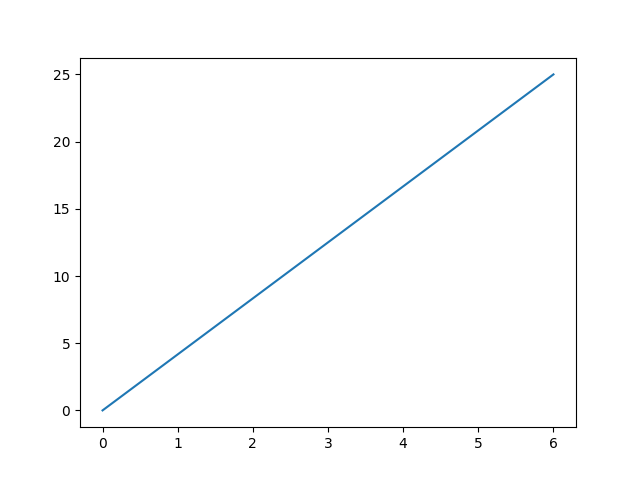

This figure's Python source:
import matplotlib.pyplot as plt
import numpy as np
x=np.array([0,6])
y=np.array([0,25])
plt.plot(x,y)
plt.show()
